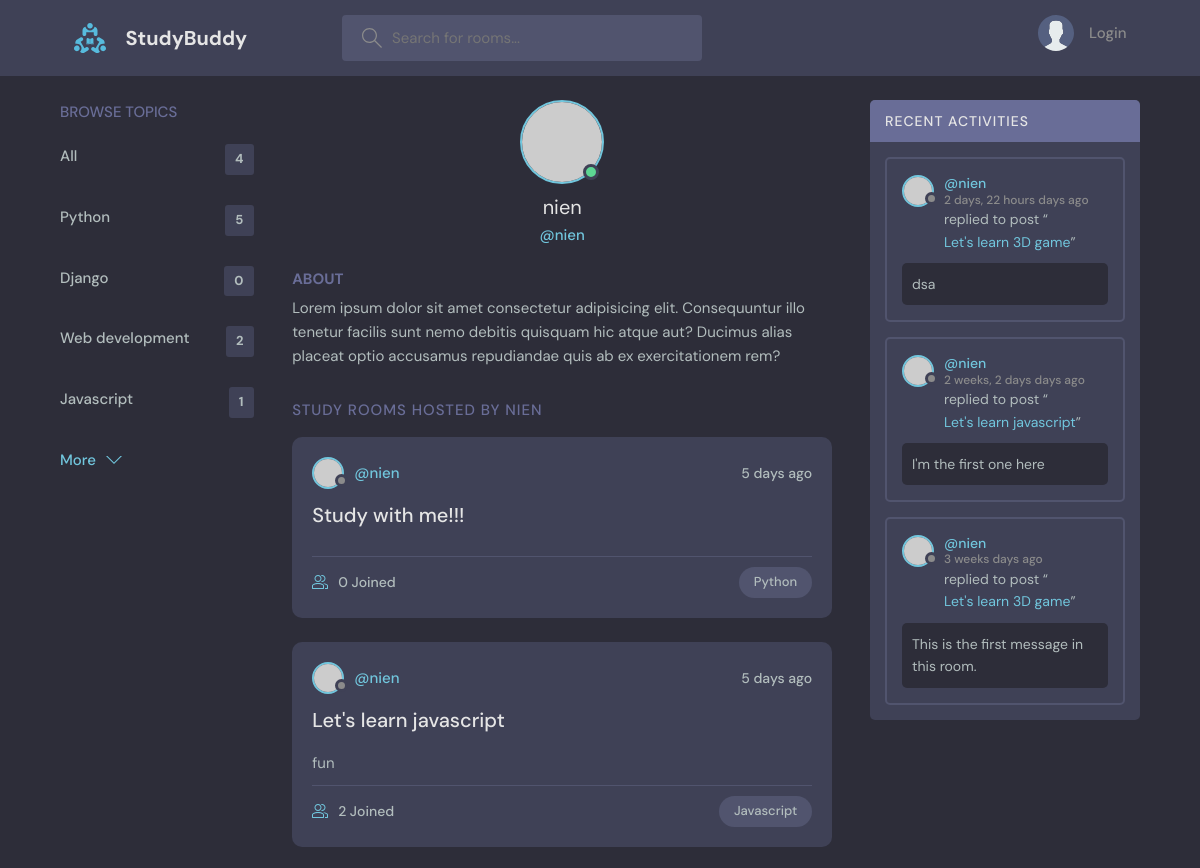
The page /profile/1 (upper part) on the database as committed earlier.
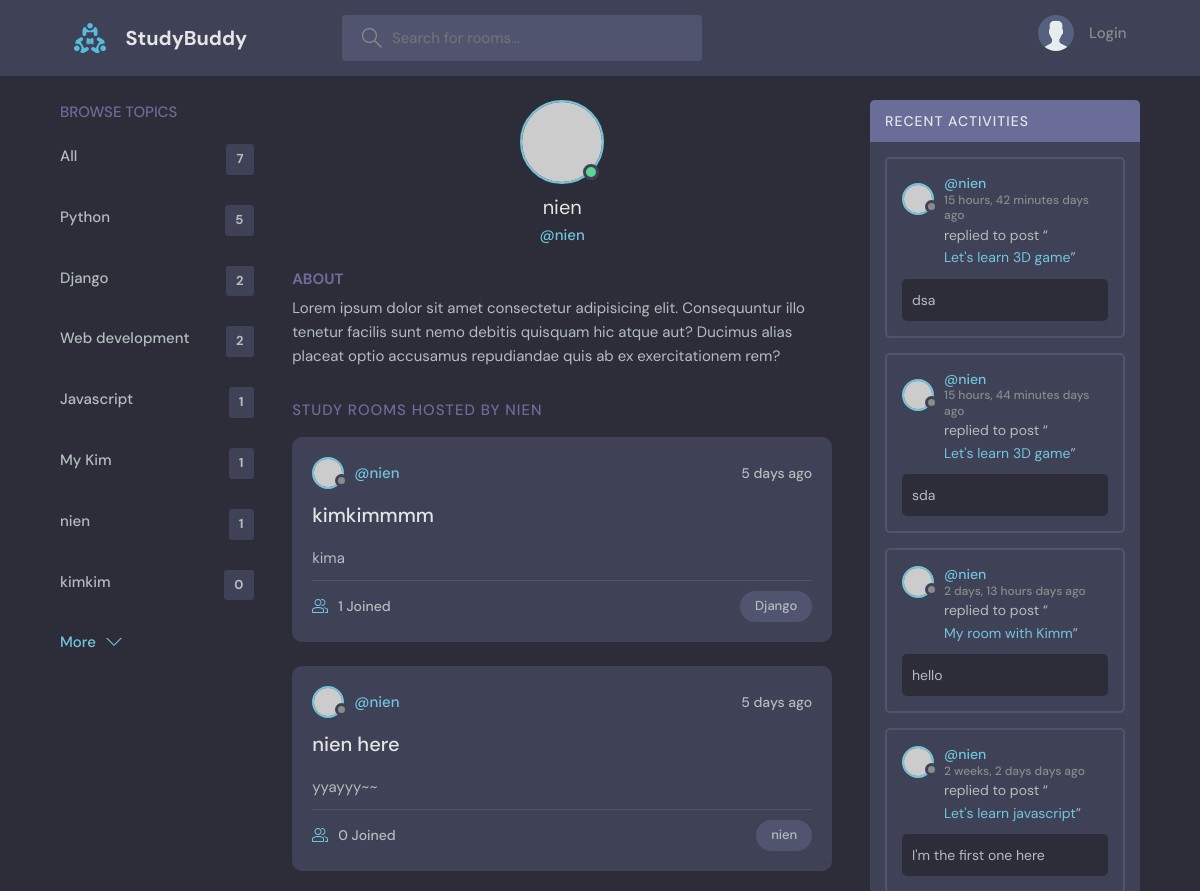
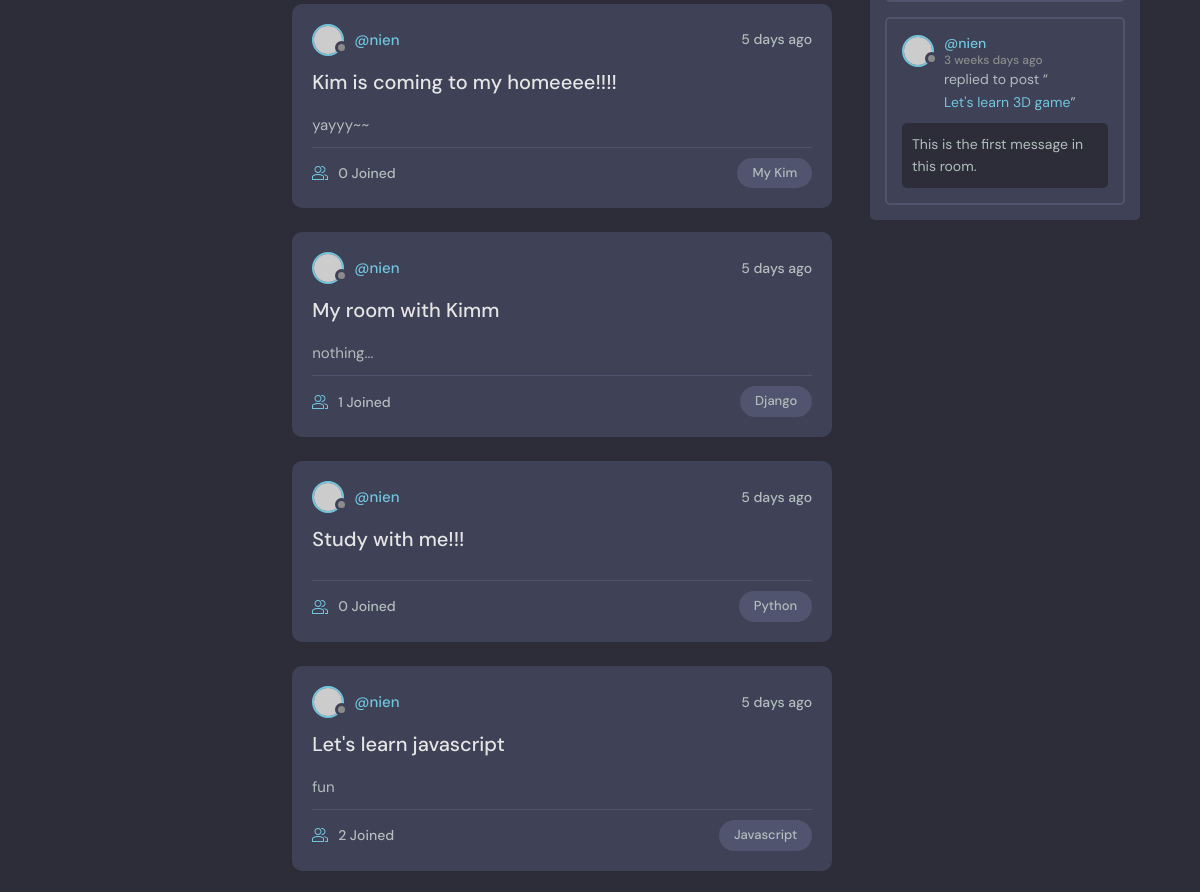
The same page on the database as committed later (2 pictures, top to bottom).
### base/models.py (models this page shows, shortened)
class Topic(models.Model):
    name = models.CharField(max_length=200)
    def __str__(self):
        return self.name

class Room(models.Model):
    host = models.ForeignKey(User, on_delete=models.SET_NULL, null=True)
    topic = models.ForeignKey(Topic, on_delete=models.SET_NULL, null=True)
    name = models.CharField(max_length=200)
    description = models.TextField(null=True, blank=True)
    updated = models.DateTimeField(auto_now=True) # update edited time
    created = models.DateTimeField(auto_now_add=True) # time first created instance
    participants = models.ManyToManyField(User, related_name='participants', blank=True)
    class Meta:
        ordering = ['-updated', '-created'] # the newest information from form will appear at first

class Message(models.Model):
    user = models.ForeignKey(User, on_delete=models.CASCADE)
    room = models.ForeignKey(Room, on_delete=models.CASCADE) # When room get deleted, all messages will be deleted as well
    body = models.TextField()
    updated = models.DateTimeField(auto_now=True)
    created = models.DateTimeField(auto_now_add=True)
    class Meta:
        ordering = ['-updated', '-created'] # the newest information from form will appear at first

### base/views.py (the view)
# urls.py: path('profile/<str:pk>', views.userProfile, name='user-profile'),
def userProfile(request, pk):
    user = User.objects.get(id=pk)
    rooms = user.room_set.all()
    room_message = user.message_set.all()
    topics = Topic.objects.all()
    context = {
        'user': user,
        'rooms': rooms,
        'room_messages': room_message,
        'topics': topics,
    }
    return render(request, 'base/profile.html', context)

### base/templates/base/profile.html (shortened to what this page needs)
{% extends 'main.html' %}
{% block content %}
<main class="profile-page layout layout--3">
  <div class="container">
    {% include 'base/topic_component.html' %}
    <div class="roomList">
      <div class="profile">
        <div class="profile__avatar">
          <div class="avatar avatar--large active">
            <img src="https://randomuser.me/api/portraits/men/11.jpg" />
          </div>
        </div>
        <div class="profile__info">
          <h3>{{user.username}}</h3>
          <p>@{{user.username}}</p>
        </div>
        <div class="profile__about">
          <h3>About</h3>
          <p>
            Lorem ipsum dolor sit amet consectetur adipisicing elit. Consequuntur illo tenetur
            facilis sunt nemo debitis quisquam hic atque aut? Ducimus alias placeat optio
            accusamus repudiandae quis ab ex exercitationem rem?
          </p>
        </div>
      </div>
      <div class="roomList__header">
        <div>
          <h2>Study Rooms Hosted by {{user.username}}</a>
          </h2>
        </div>
      </div>
      {% include 'base/room_list_component.html' %}
    </div>
    {% include 'base/activity_component.html' %}
  </div>
</main>
{% endblock content %}

### base/templates/base/topic_component.html
<div class="topics">
      <div class="topics__header">
        <h2>Browse Topics</h2>
      </div>
      <ul class="topics__list">
        <li>
            <a href='{% url 'home' %}'>All <span>{{topics.count}}</span></a>
        </li>
        {% for topic in topics %}
            <li>
                <a href='{% url 'home' %}?q={{topic.name}}'>{{topic.name}} <span>{{topic.room_set.all.count}}</span>
                </a>
            </li>
        {% endfor %}
      </ul>
      <a class="btn btn--link" href="{% url 'topics' %}">
        More
        <svg
          version="1.1"
          xmlns="http://www.w3.org/2000/svg"
          width="32"
          height="32"
          viewBox="0 0 32 32"
        >
          <title>chevron-down</title>
          <path d="M16 21l-13-13h-3l16 16 16-16h-3l-13 13z"></path>
        </svg>
      </a>
</div>

### base/templates/base/room_list_component.html (shortened to what this page needs)
{% for room in rooms %}
      <div class="roomListRoom">
        <div class="roomListRoom__header">
          <a href="{% url 'user-profile' room.host.id %}" class="roomListRoom__author">
            <div class="avatar avatar--small">
              <img src="https://randomuser.me/api/portraits/women/11.jpg" />
            </div>
            <span>@{{room.host}}</span>
          </a>
          <div class="roomListRoom__actions">
            <span>5 days ago</span>
          </div>
        </div>
        <div class="roomListRoom__content">
          <a href="{% url 'room' room.id %}">{{room.name}}</a>
          <p>
            {{room.description}}
          </p>
        </div>
        <div class="roomListRoom__meta">
          <a href="room.html" class="roomListRoom__joined">
            {{room.participants.count}} Joined
          </a>
          <p class="roomListRoom__topic">{{room.topic}}</p>
        </div>
      </div>
      {% endfor %}

### base/templates/base/activity_component.html (shortened to what this page needs)
<div class="activities">
      <div class="activities__header">
        <h2>Recent Activities</h2>
      </div>
      {% for message in room_messages %}
      <div class="activities__box">
        <div class="activities__boxHeader roomListRoom__header">
          <a href="{% url 'user-profile' message.user.id %}" class="roomListRoom__author">
            <div class="avatar avatar--small">
              <img src="https://randomuser.me/api/portraits/women/11.jpg" />
            </div>
            <p>
              @{{message.user}}
              <span>{{message.updated|timesince}} days ago</span>
            </p>
          </a>
        </div>
        <div class="activities__boxContent">
          <p>
            replied to post “<a href="{% url 'room' message.room.id %}">{{message.room.name}}</a
            >”
          </p>
          <div class="activities__boxRoomContent">
            {{message.body}}
          </div>
        </div>
      </div>
      {% endfor %}
    </div>

Rows that differ between the two databases and show on the page:
removed Message: user "nien", updated "2 days, 22 hours", room.name "Let's learn 3D game", body "dsa"
computed for Topic "Django": room_set.all.count "0" → "2"
added Topic: name "My Kim", room_set.all.count "1"
added Topic: name "nien", room_set.all.count "1"
added Topic: name "kimkim", room_set.all.count "0"
added Room: host "nien", name "kimkimmmm", description "kima", participants.count "1", topic "Django"
added Room: host "nien", name "nien here", description "yyayyy~~", participants.count "0", topic "nien"
added Room: host "nien", name "Kim is coming to my homeeee!!!!", description "yayyy~~", participants.count "0", topic "My Kim"
added Room: host "nien", name "My room with Kimm", description "nothing...", participants.count "1", topic "Django"
added Message: user "nien", updated "15 hours, 42 minutes", room.name "Let's learn 3D game", body "dsa"
added Message: user "nien", updated "15 hours, 44 minutes", room.name "Let's learn 3D game", body "sda"
added Message: user "nien", updated "2 days, 13 hours", room.name "My room with Kimm", body "hello"
Other text that changed with them:
{{ topics.count }}: "4" → "7"
